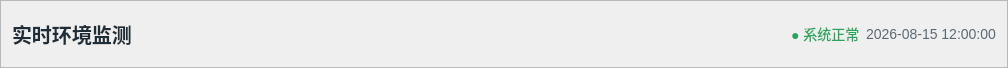
          <widget class="QFrame" name="headerFrame">
           <property name="minimumSize">
            <size>
             <width>0</width>
             <height>68</height>
            </size>
           </property>
           <property name="maximumSize">
            <size>
             <width>16777215</width>
             <height>68</height>
            </size>
           </property>
           <property name="styleSheet">
            <string notr="true">QFrame#headerFrame {
    background-color: rgb(255, 255, 255);
    border: none;
    border-bottom: 1px solid rgb(218, 225, 230);
}

QLabel#pageTitleLabel {
    color: rgb(31, 45, 56);
    font-size: 20px;
    font-weight: 600;
}

QLabel#systemStatusLabel {
    color: rgb(38, 166, 91);
    font-size: 14px;
}

QLabel#timeLabel {
    color: rgb(92, 105, 117);
    font-size: 14px;
}</string>
           </property>
           <property name="frameShape">
            <enum>QFrame::Shape::StyledPanel</enum>
           </property>
           <property name="frameShadow">
            <enum>QFrame::Shadow::Raised</enum>
           </property>
           <layout class="QHBoxLayout" name="horizontalLayout_3">
            <item>
             <widget class="QLabel" name="pageTitleLabel">
              <property name="text">
               <string>实时环境监测</string>
              </property>
             </widget>
            </item>
            <item>
             <spacer name="headerSpacer">
              <property name="orientation">
               <enum>Qt::Orientation::Horizontal</enum>
              </property>
              <property name="sizeHint" stdset="0">
               <size>
                <width>653</width>
                <height>20</height>
               </size>
              </property>
             </spacer>
            </item>
            <item>
             <widget class="QLabel" name="systemStatusLabel">
              <property name="text">
               <string>● 系统正常</string>
              </property>
             </widget>
            </item>
            <item>
             <widget class="QLabel" name="timeLabel">
              <property name="text">
               <string>2026-08-15 12:00:00</string>
              </property>
             </widget>
            </item>
           </layout>
          </widget>
